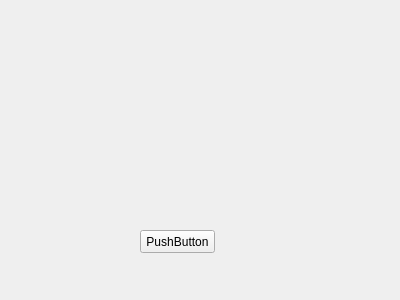
<?xml version="1.0" encoding="UTF-8"?>
<ui version="4.0">
 <class>Form</class>
 <widget class="QWidget" name="Form">
  <property name="geometry">
   <rect>
    <x>0</x>
    <y>0</y>
    <width>400</width>
    <height>300</height>
   </rect>
  </property>
  <property name="windowTitle">
   <string>Form</string>
  </property>
  <widget class="QPushButton" name="pushButton">
   <property name="geometry">
    <rect>
     <x>140</x>
     <y>230</y>
     <width>75</width>
     <height>23</height>
    </rect>
   </property>
   <property name="text">
    <string>PushButton</string>
   </property>
  </widget>
 </widget>
 <resources/>
 <connections/>
</ui>
